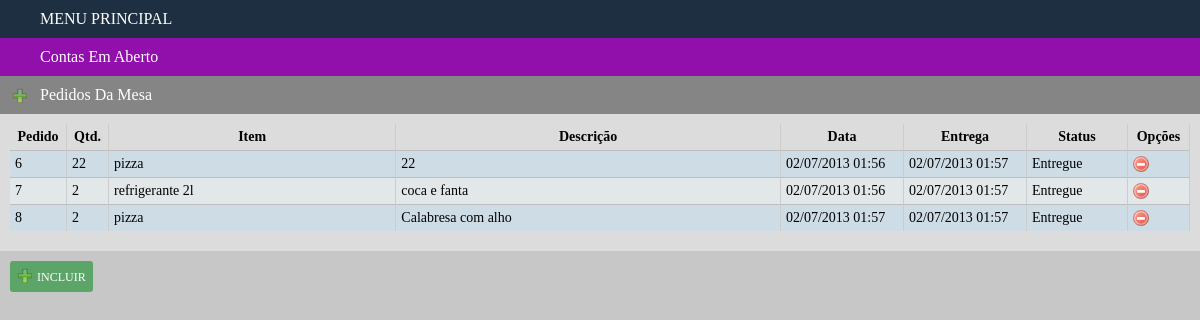
Screenshot of /consulta/pedidos.php?id_conta=18 with the database file from the repository.
### tables this page shows
CREATE TABLE IF NOT EXISTS `pedido` (
  `id_pedido` int(11) NOT NULL AUTO_INCREMENT,
  `data_pedido` datetime NOT NULL,
  `status_pedido` char(1) NOT NULL,
  `CONTA_id_conta` int(11) NOT NULL,
  `entrega_pedido` datetime DEFAULT NULL,
  `qtd` int(11) NOT NULL,
  `ITEM_id_item` int(11) NOT NULL,
  `descricao_pedido` varchar(100) DEFAULT NULL,
  PRIMARY KEY (`id_pedido`,`ITEM_id_item`),
  KEY `fk_PEDIDO_CONTA1_idx` (`CONTA_id_conta`),
  KEY `fk_PEDIDO_ITEM1_idx` (`ITEM_id_item`)
);

CREATE TABLE IF NOT EXISTS `item` (
  `id_item` int(11) NOT NULL AUTO_INCREMENT,
  `nome_item` varchar(45) DEFAULT NULL,
  `vlr_unitario` float DEFAULT NULL,
  PRIMARY KEY (`id_item`)
);

### consulta/pedidos.php (the view, shortened to what this page needs)
<?php
$id_conta	=	$_GET['id_conta'];
$nro_mesa	=	$_GET['mesa'];
$query			=	 mysql_query("Select id_pedido,data_pedido,status_pedido,entrega_pedido,qtd,nome_item,descricao_pedido from pedido INNER JOIN ITEM ON(pedido.ITEM_id_item=item.id_item) where CONTA_id_conta='$id_conta'");
$linhas	=	mysql_num_rows($query);
?>
<html>
	<?php include $_SERVER['DOCUMENT_ROOT'] . "/includes/head.php"; ?>
		<div id='menu' class="fe_menu_index">
			<ul>
				<?php include $_SERVER['DOCUMENT_ROOT'] . "/includes/titulo_menu_principal.php"; ?>
				<?php include $_SERVER['DOCUMENT_ROOT'] . "/includes/titulo_contas.php"; ?>
				<li><a style="background:rgb(133,133,133);" class="desabilitar_link" data-titulo="pedido" "><i class="incluir"></i>Pedidos da Mesa <?php echo $nro_mesa; ?></a></li>
		</div>
	<div class="area_de_tabelas">
	<?php
	if($linhas){ ?>
	<table border="0" cellpadding="0" cellspacing="0" width="100%">
	<thead>
		<tr>
			<th style="width: 46px;">Pedido</th>
			<th style="width: 31px;">Qtd.</th>
			<th>Item</th>
			<th>Descrição</th>
			<th style="width: 112px;">Data</th>
			<th style="width: 112px;">Entrega</th>
			<th style="width: 90px;">Status</th>
			<th style="width: 51px;">Opções</th>
		</tr>
	</thead>
<?php
while($dados 	= 	 mysql_fetch_array($query))
{
	$id_pedido				=	$dados['id_pedido'];
	$nome_item				=	$dados['nome_item'];
	$data_pedido			=	$dados['data_pedido'];
	$descricao	     		=	$dados['descricao_pedido'];
	$status					=	$dados['status_pedido'];
	$entrega_pedido			=	$dados['entrega_pedido'];
	$qtd					=	$dados['qtd'];
	$data_pedido			=	date("d/m/Y H:i", strtotime($data_pedido));
	$entrega_pedido			=	date("d/m/Y H:i", strtotime($entrega_pedido));
	if($status == 'P'){
		$entrega_pedido	 =	"Pendente";
		$status			 =	'Pendente';
	}else{
		$status			 =	'Entregue';
	}
	echo "
		<tr>
			<td>$id_pedido</td>
			<td>$qtd</td>
			<td>$nome_item</td>
			<td>$descricao</td>
			<td>$data_pedido</td>
			<td>$entrega_pedido</td>
			<td>$status "; if ($status=='Pendente'){echo "<a href='../alteracao/alt_pos_pedido.php?id_pedido=$id_pedido&mesa=$nro_mesa&conta=$id_conta'><i class='entrega'></i></a>";} echo" </td>
			<td>
			<a href='../exclusao/del_pedido.php?id_pedido=$id_pedido&id_conta=$id_conta&mesa=$nro_mesa'><i class='excluir'></i></a></td>
		</tr>";
}
?>
	</table>
	<?php }else{
		echo "<p class='sem_registros'>NÃO HÁ NENHUM PEDIDO PARA ESSA CONTA</p>";
	}?>
	</div>
	<?php $href = "/cadastro/cad_pedido.php?id_conta=$id_conta"; include $_SERVER['DOCUMENT_ROOT'] . "/includes/bt_incluir.php"; ?>
</html>

### includes/head.php (shortened to what this page needs)
<head>
  <link type="text/css" rel="stylesheet" charset="UTF-8" href="/_assets/css/style.css">
</head>

### includes/titulo_menu_principal.php
<li><a href='/menu.php' class="fe_titulo desabilitar_link voltar_para_menu" data-titulo="menu"><i class="menu"></i>Menu Principal</a></li>

### includes/titulo_contas.php
<li><a href="/consulta/contas.php" class="desabilitar_link fundo_2" data-titulo="contas" ><i class="contas"></i>Contas em Aberto</a></li>

### includes/bt_incluir.php
<a class="btn salvar" href="<?php echo $href; ?>"><i class='incluir'></i>Incluir</a>

### _assets/css/style.css (style rules this page uses)
.fe_menu_index { background: rgb(60, 60, 60); color: white; }
.fe_menu_index ul { background: ;list-style: none;margin: 0;padding: 0; }
.fe_menu_index ul li { background: ; }
.fe_menu_index ul li a { background: ;padding:10px;display: block;color: white; text-decoration: none; text-transform: capitalize; }
.fe_menu_index ul li a.fe_titulo { background: rgb(30, 47, 65) !important; border-left-color:rgb(30, 47, 65) !important; text-transform: uppercase; }
.fe_menu_index ul li a i { display: block; margin-right:10px; width: 20px; height: 20px; float:left; }
i.menu { background: url("/_assets/img/icons/menu.png") center no-repeat; }
i.contas { background: url("/_assets/img/icons/contas.png") center no-repeat; }
i.excluir { background: url("/_assets/img/icons/excluir.png") center no-repeat; display: block;width: 16px;height: 16px;margin-right: 8px; }
i.incluir { background: url("/_assets/img/icons/incluir.png") center no-repeat; display: inline-block ; width: 16px;height: 16px;margin-bottom: -3px;margin-right: 4; }
.fundo_2 { background: rgb(145, 15, 170) ; }
.btn { display: inline-block; border: 0;padding: 7px;text-transform: uppercase;font-size: 12px;border-radius: 3px;color: white;margin: 10px; }
button a, .btn { text-decoration: none; color: inherit; }
.btn.salvar,.btn.inluir { background-color:rgb(92, 165, 104); }
.area_de_tabelas { background: rgb(220, 220, 220);color: black ; padding:10px; padding-bottom:20px; }
table { width: 100%; font-size:14px; color: black; }
table thead tr th { padding:10px; }
table thead tr th, table tr td { border-right:1px solid rgb(204, 204, 204);padding: 5px; }
table tbody tr td { border-top:1px solid rgb(190, 190, 190); }
tbody tr:nth-child(even) { background-color: rgb(226, 232, 233); }
tbody tr:nth-child(odd) { background-color: rgb(206, 220, 230); }
td a { display: inline-block; }

### rows the page displays
pedido: id_pedido "6", qtd "22", ITEM_id_item.nome_item "pizza", descricao_pedido "22", data_pedido "02/07/2013 01:56", entrega_pedido "02/07/2013 01:57", status_pedido "Entregue"
pedido: id_pedido "7", qtd "2", ITEM_id_item.nome_item "refrigerante 2l", descricao_pedido "coca e fanta", data_pedido "02/07/2013 01:56", entrega_pedido "02/07/2013 01:57", status_pedido "Entregue"
pedido: id_pedido "8", qtd "2", ITEM_id_item.nome_item "pizza", descricao_pedido "Calabresa com alho", data_pedido "02/07/2013 01:57", entrega_pedido "02/07/2013 01:57", status_pedido "Entregue"
